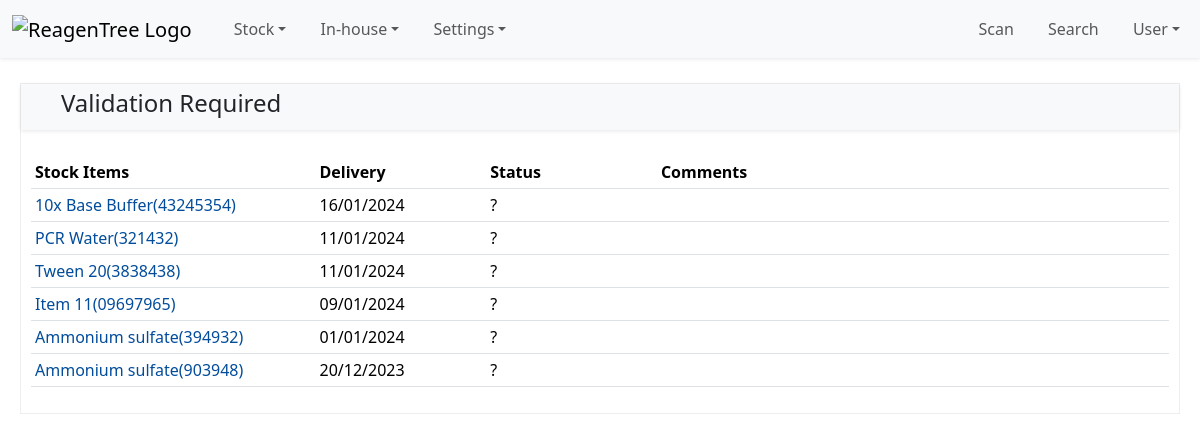
The page /stock/validations/ (signed in) on the database its author committed.
### item/models/stock.py (models this page shows, shortened)
class Stock(TimeStampUserMixin, models.Model):
    CONDITION_CHOICES = [(0, "Unknown"), (1, "Good"), (2, "Unacceptable"), (3, "Requires Attention")]
    item = models.ForeignKey("item.Item", on_delete=models.CASCADE, related_name="stocks", null=True, blank=True)
    inhouse_reagent = models.ForeignKey(
        "item.InhouseReagent", on_delete=models.CASCADE, related_name="stocks", null=True, blank=True
    )
    delivery_date = models.DateField(blank=True, null=True)
    condition = models.PositiveSmallIntegerField(choices=CONDITION_CHOICES, default=0)
    lot_number = models.CharField(max_length=50)
    expiry_date = models.DateField()
    comments = models.TextField(blank=True, null=True)
    @property
    def source(self):
        return self.item or self.inhouse_reagent
    def __str__(self):
        return f"{self.source.name}({self.lot_number})"
    class Meta:
        verbose_name = "Stock"
        verbose_name_plural = "Stocks"
        ordering = ["-delivery_date", "item", "inhouse_reagent", "lot_number"]

### item/models/inhouse.py (models this page shows, shortened)
class InhouseReagent(TimeStampUserMixin, models.Model):
    name = models.CharField(max_length=255)
    description = models.TextField(blank=True, null=True)
    product_id = models.CharField(max_length=100)
    lot_number = models.CharField(max_length=50)
    components = models.ManyToManyField("item.Stock", through="item.ReagentComponent", related_name="inhouse_reagents")
    class Meta:
        unique_together = ["product_id", "lot_number"]

### item/models/item.py (models this page shows, shortened)
class Item(TimeStampUserMixin, models.Model):
    name = models.CharField(max_length=255)
    description = models.TextField(blank=True, null=True)
    cas_number = models.CharField(max_length=20, blank=True, null=True)
    product_id = models.CharField(max_length=100)
    category = models.ForeignKey(
        "category.Category", on_delete=models.SET_NULL, null=True, blank=True, related_name="items"
    )
    quantity = models.DecimalField(max_digits=10, decimal_places=1, null=True, blank=True)
    quantity_unit = models.ForeignKey("item.Unit", on_delete=models.SET_NULL, null=True)
    manufacturer = models.ForeignKey(
        "company.Company", related_name="manufactured_items", on_delete=models.SET_NULL, null=True, blank=True
    )
    supplier = models.ForeignKey(
        "company.Company", related_name="supplied_items", on_delete=models.SET_NULL, null=True, blank=True
    )
    class Meta:
        ordering = ["name"]
        unique_together = ["name", "product_id"]

### item/views/validation.py (the view)
class StockValidationListView(LoginRequiredMixin, ListView):
    model = Stock
    context_object_name = "stocks"
    template_name = "validation/validation_list_stock.html"
    def get_queryset(self):
        queryset = super().get_queryset()
        queryset = queryset.filter(validations__isnull=True)
        return queryset.order_by("-delivery_date")

### item/templates/validation/validation_list_stock.html (shortened to what this page needs)
{% extends "object_list_base.html" %}
{% load stock_tags %}
{% block panel_title %}
  <i class="bi bi-clipboard validation-text-color"></i> Validation Required
{% endblock panel_title %}
{% block panel_content %}
  <div class="table-responsive pt-3">
    <table class="table table-sm table-hover">
      <thead>
        <tr>
          <th width="25%">Stock Items</th>
          <th width="15%">Delivery</th>
          <th width="15%">Status</th>
          <th>Comments</th>
        </tr>
      </thead>
      <tbody>
        {% for stock in stocks %}
          <tr>
            <td>
              <a href="{% url 'stock_detail' stock.pk %}">{{ stock }}</a>
            </td>
            <td>{{ stock.delivery_date|date:"d/m/Y"|default_if_none:"" }}</td>
            <td>?</td>
            <td>{{ stock.comments }}</td>
          </tr>
        {% endfor %}
      </tbody>
    </table>
  </div>
{% endblock panel_content %}

### static/css/reagentree-1.0.css (style rules this page uses)
:root { --rt-light-shadow: 0 1px 4px rgba(0, 0, 0, 0.1); --rt-category: #ffc400; --rt-company: #0078d4; --rt-delivery: #4830d1; --rt-validation: #1ba756; --rt-location: #66dcc5; --rt-setting: #2a4a5a; --rt-search: #17a2b8; --rt-user: #4e4083; --rt-fushsia: #915c83; --rt-green20: #498205; --rt-item: #503191; --rt-stock: #ff9000; --rt-inhouse: #dd5030; --rt-inhousestock: #008080; }
a { text-decoration: none; color: #024c9b; }
.validation-text-color { color: var(--rt-validation); }

### rows shown on the page
Stock: item+inhouse_reagent+lot_number "10x Base Buffer(43245354)", delivery_date "16/01/2024"
Stock: item+lot_number "PCR Water(321432)", delivery_date "11/01/2024"
Stock: item+lot_number "Tween 20(3838438)", delivery_date "11/01/2024"
Stock: item+lot_number "Item 11(09697965)", delivery_date "09/01/2024"
Stock: item+lot_number "Ammonium sulfate(394932)", delivery_date "01/01/2024"
Stock: item+lot_number "Ammonium sulfate(903948)", delivery_date "20/12/2023"
